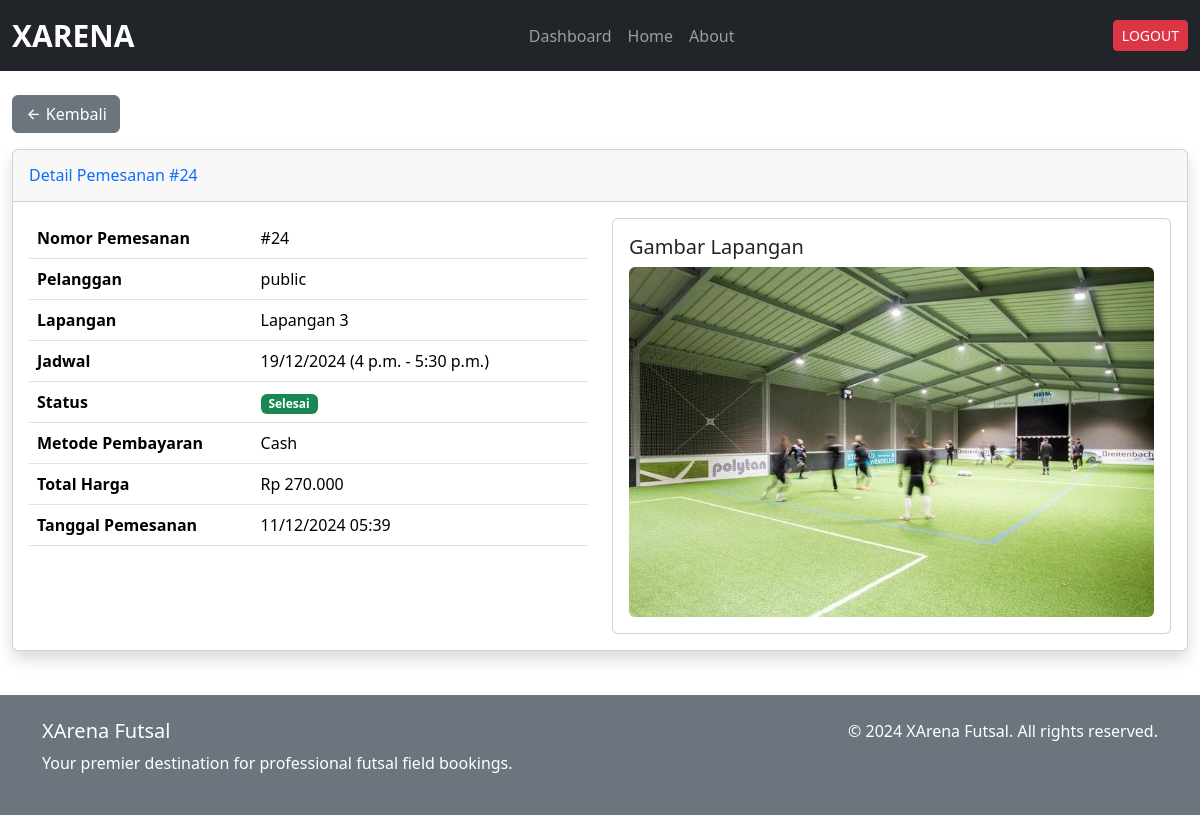
The app's page /adm/pemesanan/24/ (signed in) with its own data.
### xarena_app/models.py (models this page shows, shortened)
class Pemesanan(models.Model):
    user = models.ForeignKey(
        settings.AUTH_USER_MODEL,
        on_delete=models.CASCADE,
        related_name='pemesanan_user',
        help_text="User yang melakukan pemesanan"
    )
    staff = models.ForeignKey(
        settings.AUTH_USER_MODEL,
        on_delete=models.CASCADE,
        null=True,
        blank=True,
        related_name='pemesanan_staff',
        help_text="Staff yang memproses pemesanan"
    )
    jadwal = models.ForeignKey(Jadwal, on_delete=models.CASCADE, help_text="Jadwal pemesanan")
    metode_pembayaran = models.CharField(max_length=20, choices=(
        ('transfer', 'Transfer Bank'),
        ('cash', 'Cash'),
    ), default='transfer')
    status = models.CharField(max_length=20, choices=(
        ('pending', 'Pending'),
        ('diterima', 'Diterima'),
        ('selesai', 'Selesai'),
        ('dibatalkan', 'Dibatalkan'),
    ), default='pending')
    created_at = models.DateTimeField(auto_now_add=True)
    updated_at = models.DateTimeField(auto_now=True)
    def hitung_harga(self):
        durasi = timedelta(
            hours=self.jadwal.jam_selesai.hour, minutes=self.jadwal.jam_selesai.minute
        ) - timedelta(
            hours=self.jadwal.jam_mulai.hour, minutes=self.jadwal.jam_mulai.minute
        )
        total_jam = Decimal(str(durasi.total_seconds() / 3600))
        return self.jadwal.lapangan.harga_per_jam * total_jam

class CustomUser(AbstractUser):
    nama_lengkap = models.CharField(max_length=100, blank=True, null=True)
    no_hp = models.CharField(max_length=15, blank=True, null=True)

class Jadwal(models.Model):
    lapangan = models.ForeignKey(Lapangan, on_delete=models.CASCADE)
    tanggal = models.DateField()
    jam_mulai = models.TimeField()
    jam_selesai = models.TimeField()
    is_available = models.BooleanField(default=True)

class Lapangan(models.Model):
    nama = models.CharField(max_length=100)
    deskripsi = models.TextField(max_length=500)
    harga_per_jam = models.DecimalField(max_digits=10, decimal_places=2)
    gambar = models.ImageField(upload_to='lapangan_images/', blank=True, null=True)
    is_available = models.BooleanField(default=True)

### xarena_app/views.py (the view)
# urls.py: path('adm/pemesanan/<int:pk>/', views.detail_pemesanan_admin, name='detail_pemesanan_admin'),
@login_required
def detail_pemesanan_admin(request, pk):
    if not request.user.is_superuser:
        raise PermissionDenied
    pemesanan = get_object_or_404(Pemesanan.objects.select_related('user', 'jadwal', 'jadwal__lapangan'), pk=pk)
    context = {
        'pemesanan': pemesanan
    }
    return render(request, 'admin/detail_pemesanan_admin.html', context)

### xarena_app/templatetags/currency_filters.py (called while the page is built)
@register.filter
def rupiah(value):
    try:
        return f"Rp {int(value):,}".replace(',', '.')
    except (ValueError, TypeError):
        return "-"

### templates/admin/detail_pemesanan_admin.html
{% extends '../base.html' %} {% load currency_filters %} {% block content %}
<div class="container-fluid mt-4">
  <div class="mb-3">
    <a href="{% url 'dashboard_admin' %}" class="btn btn-secondary">
      <i class="ri-arrow-left-line"></i> Kembali
    </a>
  </div>
  <div class="card shadow mb-4">
    <div class="card-header py-3">
      <h6 class="m-0 font-weight-bold text-primary">
        Detail Pemesanan #{{ pemesanan.id }}
      </h6>
    </div>
    <div class="card-body">
      <div class="row">
        <div class="col-md-6">
          <table class="table">
            <tr>
              <th width="40%">Nomor Pemesanan</th>
              <td>#{{ pemesanan.id }}</td>
            </tr>
            <tr>
              <th>Pelanggan</th>
              <td>{{ pemesanan.user.username }}</td>
            </tr>
            <tr>
              <th>Lapangan</th>
              <td>{{ pemesanan.jadwal.lapangan.nama }}</td>
            </tr>
            <tr>
              <th>Jadwal</th>
              <td>
                {{ pemesanan.jadwal.tanggal|date:"d/m/Y" }} ({{ pemesanan.jadwal.jam_mulai }} - {{ pemesanan.jadwal.jam_selesai }})
              </td>
            </tr>
            <tr>
              <th>Status</th>
              <td>
                <span
                  class="badge {% if pemesanan.status == 'pending' %}bg-warning{% elif pemesanan.status == 'diterima' %}bg-info{% elif pemesanan.status == 'dibatalkan' %}bg-danger{% else %}bg-success{% endif %}"
                >
                  {{ pemesanan.status|capfirst }}
                </span>
              </td>
            </tr>
            <tr>
              <th>Metode Pembayaran</th>
              <td>{{ pemesanan.metode_pembayaran|capfirst }}</td>
            </tr>
            <tr>
              <th>Total Harga</th>
              <td>{{ pemesanan.hitung_harga|rupiah }}</td>
            </tr>
            <tr>
              <th>Tanggal Pemesanan</th>
              <td>{{ pemesanan.created_at|date:"d/m/Y H:i" }}</td>
            </tr>
          </table>
        </div>
        <div class="col-md-6">
          <div class="card">
            <div class="card-body">
              <h5 class="card-title">Gambar Lapangan</h5>
              <img
                src="{{ pemesanan.jadwal.lapangan.gambar.url }}"
                class="img-fluid rounded"
                alt="Gambar Lapangan"
              />
            </div>
          </div>
        </div>
      </div>
    </div>
  </div>
</div>
{% endblock %}

### static/css/style.css (style rules this page uses)
* { scrollbar-width: thin; scrollbar-color: #888 #f1f1f1; }

### records on screen
Pemesanan: id "24", user.username "public", jadwal.lapangan.nama "Lapangan 3", jadwal.tanggal "19/12/2024", jadwal.jam_mulai "4 p.m.", jadwal.jam_selesai "5:30 p.m.", status "Selesai", metode_pembayaran "Cash", hitung_harga|rupiah "Rp 270.000", created_at "11/12/2024 05:39", jadwal.lapangan.gambar (picture)
